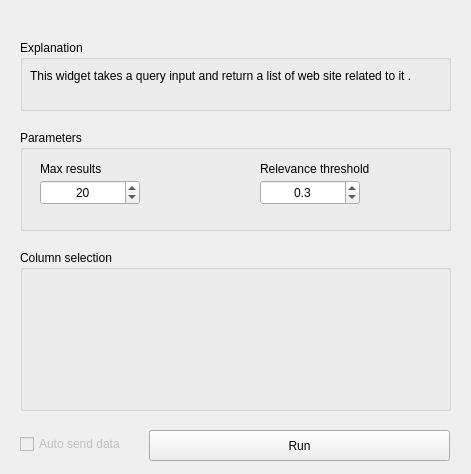
<?xml version="1.0" encoding="UTF-8"?>
<ui version="4.0">
 <class>Form</class>
 <widget class="QWidget" name="Form">
  <property name="geometry">
   <rect>
    <x>0</x>
    <y>0</y>
    <width>471</width>
    <height>474</height>
   </rect>
  </property>
  <property name="windowTitle">
   <string>Form</string>
  </property>
  <widget class="QGroupBox" name="groupBox">
   <property name="geometry">
    <rect>
     <x>20</x>
     <y>40</y>
     <width>431</width>
     <height>71</height>
    </rect>
   </property>
   <property name="title">
    <string>Explanation</string>
   </property>
   <widget class="QLabel" name="Description">
    <property name="geometry">
     <rect>
      <x>10</x>
      <y>10</y>
      <width>411</width>
      <height>51</height>
     </rect>
    </property>
    <property name="text">
     <string>This widget takes a query input and return a list of web site related to it .</string>
    </property>
    <property name="textFormat">
     <enum>Qt::AutoText</enum>
    </property>
    <property name="alignment">
     <set>Qt::AlignLeading|Qt::AlignLeft|Qt::AlignVCenter</set>
    </property>
    <property name="wordWrap">
     <bool>true</bool>
    </property>
   </widget>
  </widget>
  <widget class="QPushButton" name="pushButton_send">
   <property name="enabled">
    <bool>true</bool>
   </property>
   <property name="geometry">
    <rect>
     <x>149</x>
     <y>430</y>
     <width>301</width>
     <height>31</height>
    </rect>
   </property>
   <property name="text">
    <string>Run</string>
   </property>
  </widget>
  <widget class="QCheckBox" name="checkBox_send">
   <property name="enabled">
    <bool>false</bool>
   </property>
   <property name="geometry">
    <rect>
     <x>20</x>
     <y>436</y>
     <width>131</width>
     <height>16</height>
    </rect>
   </property>
   <property name="text">
    <string>Auto send data</string>
   </property>
  </widget>
  <widget class="QGroupBox" name="groupBox_2">
   <property name="geometry">
    <rect>
     <x>20</x>
     <y>130</y>
     <width>431</width>
     <height>101</height>
    </rect>
   </property>
   <property name="title">
    <string>Parameters</string>
   </property>
   <widget class="QLabel" name="label_6">
    <property name="geometry">
     <rect>
      <x>20</x>
      <y>31</y>
      <width>100</width>
      <height>15</height>
     </rect>
    </property>
    <property name="text">
     <string>Max results</string>
    </property>
    <property name="alignment">
     <set>Qt::AlignLeading|Qt::AlignLeft|Qt::AlignVCenter</set>
    </property>
   </widget>
   <widget class="QLabel" name="label_3">
    <property name="geometry">
     <rect>
      <x>240</x>
      <y>31</y>
      <width>181</width>
      <height>16</height>
     </rect>
    </property>
    <property name="text">
     <string>Relevance threshold</string>
    </property>
    <property name="alignment">
     <set>Qt::AlignLeading|Qt::AlignLeft|Qt::AlignVCenter</set>
    </property>
   </widget>
   <widget class="QSpinBox" name="boxMaxResults">
    <property name="geometry">
     <rect>
      <x>20</x>
      <y>50</y>
      <width>100</width>
      <height>25</height>
     </rect>
    </property>
    <property name="minimumSize">
     <size>
      <width>0</width>
      <height>25</height>
     </size>
    </property>
    <property name="maximumSize">
     <size>
      <width>100</width>
      <height>16777215</height>
     </size>
    </property>
    <property name="alignment">
     <set>Qt::AlignCenter</set>
    </property>
    <property name="maximum">
     <number>4096</number>
    </property>
    <property name="value">
     <number>20</number>
    </property>
   </widget>
   <widget class="QDoubleSpinBox" name="boxRelevanceThreshold">
    <property name="geometry">
     <rect>
      <x>240</x>
      <y>50</y>
      <width>100</width>
      <height>25</height>
     </rect>
    </property>
    <property name="minimumSize">
     <size>
      <width>0</width>
      <height>25</height>
     </size>
    </property>
    <property name="maximumSize">
     <size>
      <width>100</width>
      <height>16777215</height>
     </size>
    </property>
    <property name="alignment">
     <set>Qt::AlignCenter</set>
    </property>
    <property name="decimals">
     <number>1</number>
    </property>
    <property name="maximum">
     <double>1.000000000000000</double>
    </property>
    <property name="singleStep">
     <double>0.100000000000000</double>
    </property>
    <property name="value">
     <double>0.300000000000000</double>
    </property>
   </widget>
  </widget>
  <widget class="QGroupBox" name="groupBox_3">
   <property name="geometry">
    <rect>
     <x>20</x>
     <y>250</y>
     <width>431</width>
     <height>161</height>
    </rect>
   </property>
   <property name="title">
    <string>Column selection</string>
   </property>
   <widget class="QLabel" name="Description_4">
    <property name="geometry">
     <rect>
      <x>10</x>
      <y>30</y>
      <width>411</width>
      <height>61</height>
     </rect>
    </property>
    <property name="text">
     <string/>
    </property>
    <property name="textFormat">
     <enum>Qt::AutoText</enum>
    </property>
    <property name="alignment">
     <set>Qt::AlignLeading|Qt::AlignLeft|Qt::AlignVCenter</set>
    </property>
    <property name="wordWrap">
     <bool>true</bool>
    </property>
   </widget>
   <widget class="QWidget" name="placeholder" native="true">
    <property name="geometry">
     <rect>
      <x>0</x>
      <y>20</y>
      <width>431</width>
      <height>141</height>
     </rect>
    </property>
   </widget>
  </widget>
 </widget>
 <resources/>
 <connections/>
</ui>
